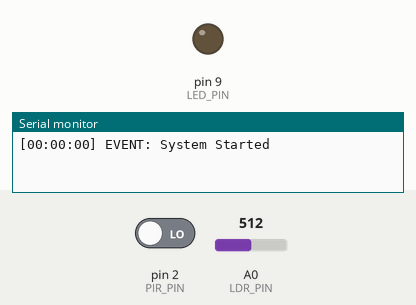
Bench run of a sketch on a simulated Arduino Uno, built with avr-gcc and run on an emulated ATmega328P. Parts: output pins drawn as LEDs (lit = HIGH), the last lines printed to the serial monitor. The test bench sets the inputs (shaded band); at power-on: A0 (LDR_PIN) = 512, pin 2 (PIR_PIN) LOW.

Above: at 1.2 s.
1.3 s: A0 (LDR_PIN) set to 490
2.8 s: pin 2 (PIR_PIN) driven HIGH
At 3.4 s:
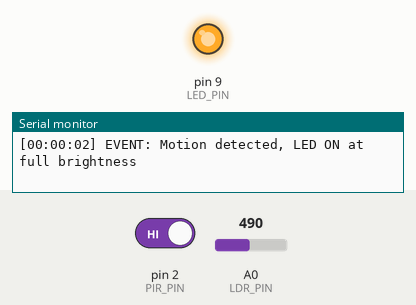
4.3 s: A0 (LDR_PIN) set to 518
At 5.5 s:
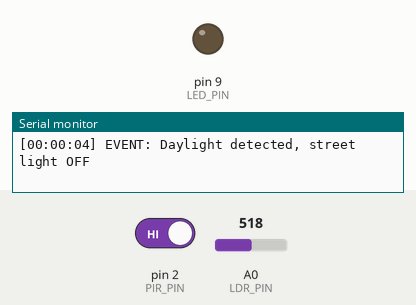
5.8 s: A0 (LDR_PIN) set to 306
At 6.9 s:
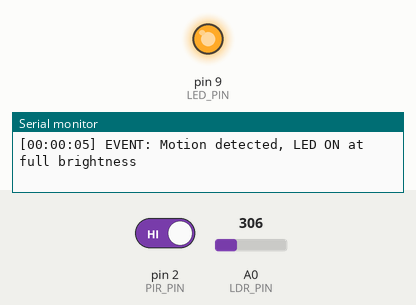
7.3 s: A0 (LDR_PIN) set to 510
At 8.0 s:
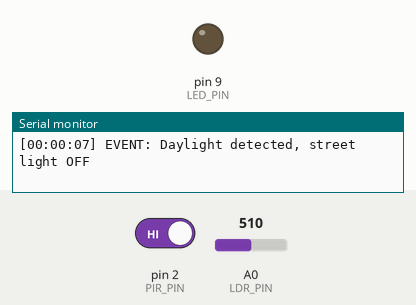
Timing chart, 0 to 9.8 s (numbered marks = the images above; inputs shaded):
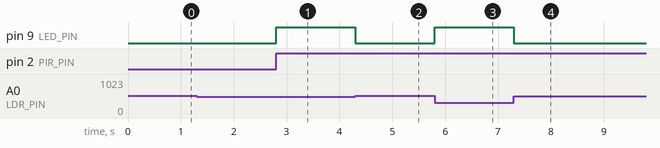

The sketch:

sketch.ino
```cpp
#define LDR_PIN A0
#define PIR_PIN 2
#define LED_PIN 9

const int LDR_THRESHOLD = 500;

bool nightMode = false;
bool motionDetected = false;
unsigned long lastMotionTime = 0;

void printEvent(String msg) {
  unsigned long seconds = millis() / 1000;

  int hh = (seconds / 3600) % 24;
  int mm = (seconds % 3600) / 60;
  int ss = seconds % 60;

  Serial.print("[");
  if (hh < 10) Serial.print("0");
  Serial.print(hh);
  Serial.print(":");
  if (mm < 10) Serial.print("0");
  Serial.print(mm);
  Serial.print(":");
  if (ss < 10) Serial.print("0");
  Serial.print(ss);
  Serial.print("] EVENT: ");
  Serial.println(msg);
}

void setup() {
  Serial.begin(9600);

  pinMode(PIR_PIN, INPUT);
  pinMode(LED_PIN, OUTPUT);

  printEvent("System Started");
}

void loop() {
  int lightValue = analogRead(LDR_PIN);

  // DAY MODE
  if (lightValue > LDR_THRESHOLD) {
    analogWrite(LED_PIN, 0);

    if (nightMode) {
      nightMode = false;
      motionDetected = false;
      printEvent("Daylight detected, street light OFF");
    }
  }

  // NIGHT MODE
  else {
    if (!nightMode) {
      nightMode = true;
      printEvent("Dark detected, motion detection enabled");
    }

    int motion = digitalRead(PIR_PIN);

    // Motion detected
    if (motion == HIGH) {
      analogWrite(LED_PIN, 255);

      if (!motionDetected) {
        printEvent("Motion detected, LED ON at full brightness");
      }

      motionDetected = true;
      lastMotionTime = millis();
    }

    // No motion for 30 seconds
    if (motionDetected && millis() - lastMotionTime >= 30000) {
      analogWrite(LED_PIN, 51);  // 20% brightness
      motionDetected = false;
      printEvent("No motion for 30 seconds, LED dimmed to 20%");
    }
  }
}
```

Measured:
- the behaviour switches between 500 and 501 on A0 (LDR_PIN) (found by bisection; images 1 and 2)
- after the input at 2.8 s, pin 9 (LED_PIN): LOW → HIGH at once
- after the input at 4.3 s, pin 9 (LED_PIN): HIGH → LOW at once
- after the input at 5.8 s, pin 9 (LED_PIN): LOW → HIGH at once
- after the input at 7.3 s, pin 9 (LED_PIN): HIGH → LOW at once
